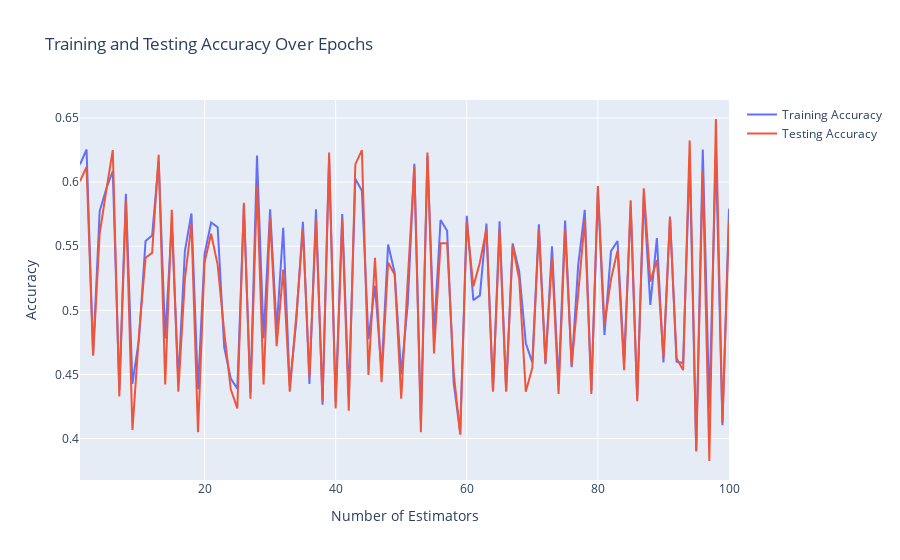
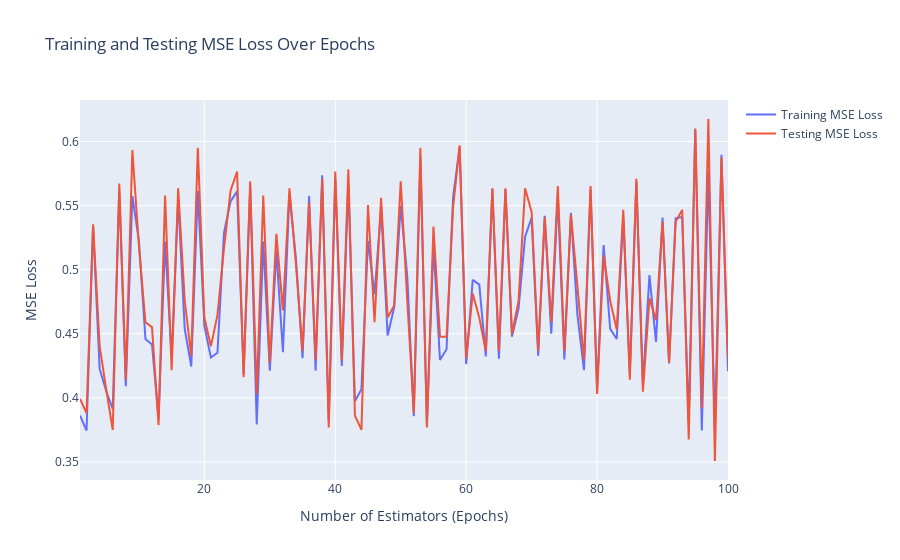

Here is the notebook cell these charts were saved with, in order:
### Markdown cell above
### 25 features RFE

### Code cell
ada_boost_func(X_train_most,y_train_most,X_test_most,y_test_most)
